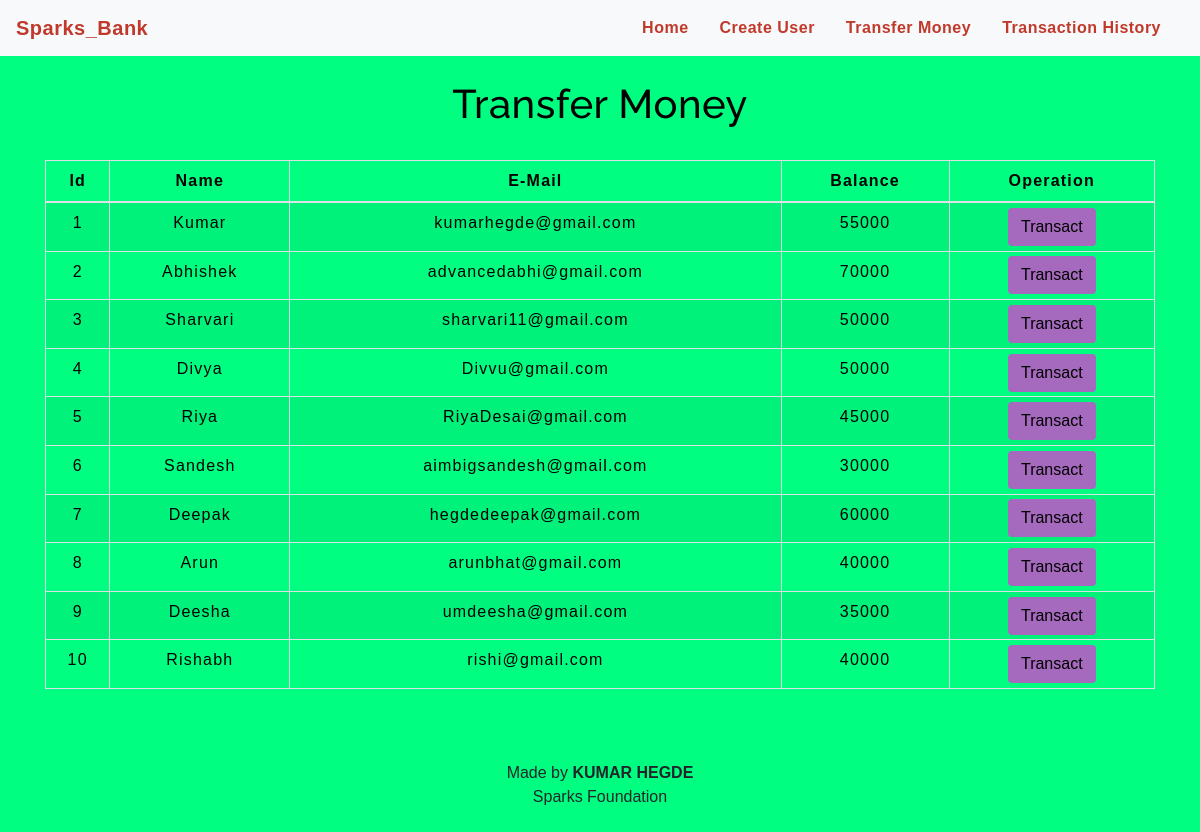
The app's page /transfermoney.php with its own data.
### tables this page shows
CREATE TABLE `users` (
  `id` int(3) NOT NULL,
  `name` text NOT NULL,
  `email` varchar(30) NOT NULL,
  `balance` int(8) NOT NULL
);

### transfermoney.php (the view, shortened to what this page needs)
<!DOCTYPE html>
<html lang="en">
<head>
    <link rel="stylesheet" href="https://maxcdn.bootstrapcdn.com/bootstrap/4.0.0/css/bootstrap.min.css">
    <link rel="stylesheet" type="text/css" href="css/table.css">
    <link rel="stylesheet" type="text/css" href="css/navbar.css">
</head>
<body style="background-color : #00ff80;">
<?php
    include 'config.php';
    $sql = "SELECT * FROM users";
    $result = mysqli_query($conn,$sql);
?>
<?php
  include 'navbar.php';
?>
<div class="container">
        <h2 class="text-center pt-4" style="color : black;">Transfer Money</h2>
        <br>
            <div class="row">
                <div class="col">
                    <div class="table-responsive-sm">
                    <table class="table table-hover table-sm table-striped table-condensed table-bordered" style="border-color:black;">
                        <thead style="color : black;">
                            <tr>
                            <th scope="col" class="text-center py-2">Id</th>
                            <th scope="col" class="text-center py-2">Name</th>
                            <th scope="col" class="text-center py-2">E-Mail</th>
                            <th scope="col" class="text-center py-2">Balance</th>
                            <th scope="col" class="text-center py-2">Operation</th>
                            </tr>
                        </thead>
                        <tbody>
                <?php
                    while($rows=mysqli_fetch_assoc($result)){
                ?>
                    <tr style="color : black;">
                        <td class="py-2"><?php echo $rows['id'] ?></td>
                        <td class="py-2"><?php echo $rows['name']?></td>
                        <td class="py-2"><?php echo $rows['email']?></td>
                        <td class="py-2"><?php echo $rows['balance']?></td>
                        <td><a href="selecteduserdetail.php?id= <?php echo $rows['id'] ;?>"> <button type="button" class="btn" style="background-color : #A569BD;">Transact</button></a></td>
                    </tr>
                <?php
                    }
                ?>
                        </tbody>
                    </table>
                    </div>
                </div>
            </div>
         </div>
         <footer class="text-center mt-5 py-2">
            <p> Made by <b>KUMAR HEGDE</b> <br>Sparks Foundation</p>
        </footer>
</body>
</html>

### navbar.php (shortened to what this page needs)
<nav class="navbar navbar-expand-md navbar-light bg-light">
<a class="navbar-brand" href="index.php" style="color : #C0392B;"><b>Sparks_Bank</b></a>
<div class="collapse navbar-collapse" id="collapsibleNavbar">
      <ul class="navbar-nav ml-auto">
        <li class="nav-item">
          <a class="nav-link" href="index.php" style="color : #C0392B;"><b>Home</b></a>
        </li>
        <li class="nav-item">
          <a class="nav-link" href="createuser.php" style="color : #C0392B;"><b>Create User</b></a>
        </li>
        <li class="nav-item">
          <a class="nav-link" href="transfermoney.php" style="color : #C0392B;"><b>Transfer Money</b></a>
        </li>
        <li class="nav-item">
          <a class="nav-link" href="transactionhistory.php" style="color : #C0392B;"><b>Transaction History</b></a>
        </li>
    </div>
 </nav>

### css/table.css (style rules this page uses)
* { padding: 0; margin: 0; box-sizing: border-box; font-family: sans-serif; }
h2 { font-size: 40px; }
table { letter-spacing: 1.2px; }
td { text-align: center; }
button { border:none; background: #d9d9d9; transition: 1s; }

### css/navbar.css (style rules this page uses)
.nav-link { margin-right: 15px; color:#2F363F; letter-spacing: 0.5px; transition: 0.5s; }
.navbar-brand { color: #4C4B4B; letter-spacing: 0.5px; }
h2 { color: #4C4B4B; letter-spacing: 0.5px; font-family: raleway; }

### transfermoney.php (style rules this page uses)
button { transition: 1.5s; }

### records on screen
users: id "1", name "Kumar", email "kumarhegde@gmail.com", balance "55000"
users: id "2", name "Abhishek", email "advancedabhi@gmail.com", balance "70000"
users: id "3", name "Sharvari", email "sharvari11@gmail.com", balance "50000"
users: id "4", name "Divya", email "Divvu@gmail.com", balance "50000"
users: id "5", name "Riya", email "RiyaDesai@gmail.com", balance "45000"
users: id "6", name "Sandesh", email "aimbigsandesh@gmail.com", balance "30000"
users: id "7", name "Deepak", email "hegdedeepak@gmail.com", balance "60000"
users: id "8", name "Arun", email "arunbhat@gmail.com", balance "40000"
users: id "9", name "Deesha", email "umdeesha@gmail.com", balance "35000"
users: id "10", name "Rishabh", email "rishi@gmail.com", balance "40000"
